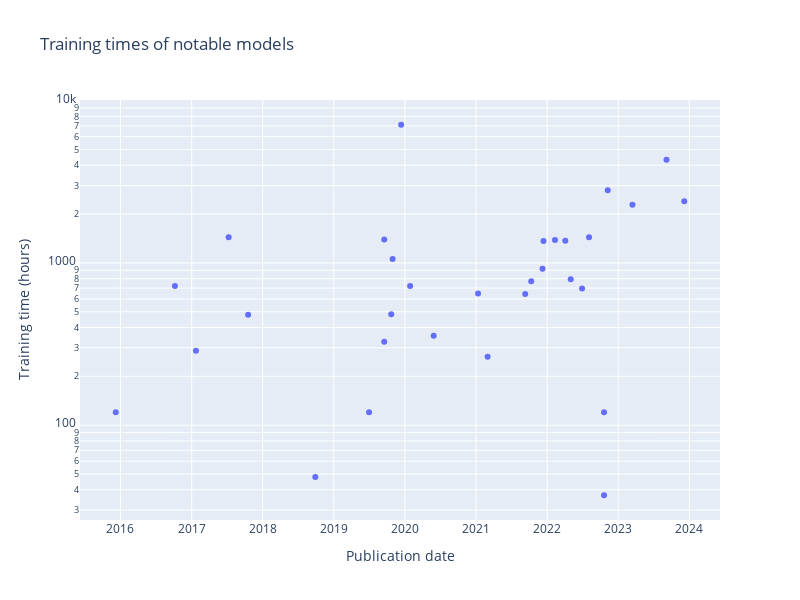

The notebook cell this image was saved under:
### Code cell
# Plot training time
fig = go.Figure()
fig.add_trace(go.Scatter(
    x=training_time_df['Publication date'],
    y=training_time_df['Training time (hours)'],
    mode='markers',
    text=training_time_df['Model']
))
fig.update_layout(
    title='Training times of notable models',
    xaxis_title='Publication date',
    yaxis_title='Training time (hours)',
    yaxis_type='log',
    width=800,
    height=600,
)
fig.show()

### Figure 1 — Plotly figure (JSON) as saved in the notebook; plotly's stock layout.template omitted (floating-point values rounded to 4 significant figures)
{"data": [{"mode": "markers", "text": ["Gemini 1.0 Ultra", "Falcon-180B", "GPT-4", "BLOOM-176B", "U-PaLM (540B)", "Flan-PaLM 540B", "GLM-130B", "Minerva (540B)", "OPT-175B", "PaLM (540B)", "LaMDA", "GLaM", "Gopher (280B)", "Megatron-Turing NLG 530B", "HyperCLOVA 82B", "Meta Pseudo Labels", "Switch", "GPT-3 175B (davinci)", "Meena", "OpenAI Five", "AlphaStar", "T5-11B", "Megatron-BERT", "Megatron-LM (8.3B)", "RoBERTa Large", "BigGAN-deep 512x512", "AlphaGo Zero", "JFT", "MoE", "Xception", "DeepSpeech2 (English)"], "type": "scatter", "x": ["2023-12-06T00:00:00", "2023-09-06T00:00:00", "2023-03-15T00:00:00", "2022-11-08T00:00:00", "2022-10-20T00:00:00", "2022-10-20T00:00:00", "2022-08-04T00:00:00", "2022-06-29T00:00:00", "2022-05-02T00:00:00", "2022-04-04T00:00:00", "2022-02-10T00:00:00", "2021-12-13T00:00:00", "2021-12-08T00:00:00", "2021-10-11T00:00:00", "2021-09-10T00:00:00", "2021-03-01T00:00:00", "2021-01-11T00:00:00", "2020-05-28T00:00:00", "2020-01-28T00:00:00", "2019-12-13T00:00:00", "2019-10-30T00:00:00", "2019-10-23T00:00:00", "2019-09-17T00:00:00", "2019-09-17T00:00:00", "2019-07-01T00:00:00", "2018-09-28T00:00:00", "2017-10-18T00:00:00", "2017-07-10T00:00:00", "2017-01-23T00:00:00", "2016-10-07T00:00:00", "2015-12-08T00:00:00"], "y": [2400, 4320, 2280, 2808, 120, 37, 1440, 696, 793.5, 1368, 1385, 1366, 920, 770, 643.2, 264, 648, 355.2, 720, 7104, 1056, 481.9, 1392, 327, 120, 48, 480, 1440, 288, 720, 120]}], "layout": {"height": 600, "title": {"text": "Training times of notable models"}, "width": 800, "xaxis": {"title": {"text": "Publication date"}}, "yaxis": {"title": {"text": "Training time (hours)"}, "type": "log"}}}
